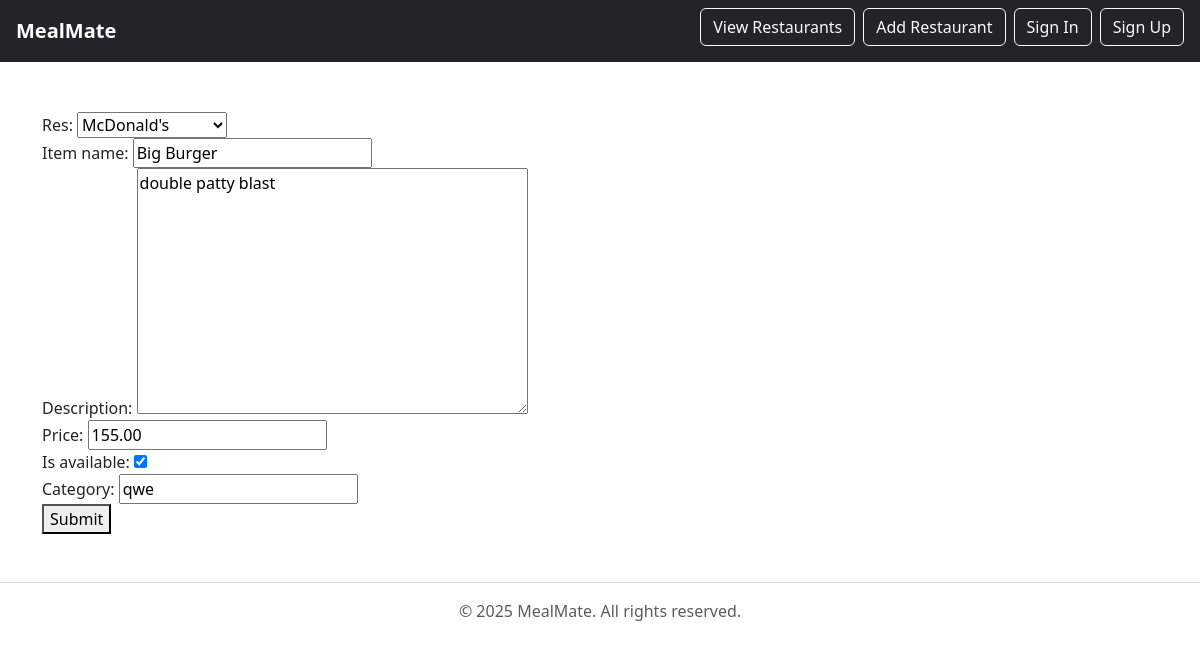
Page /update_menu/13/13 on the committed database.
### delivery/models.py (models this page shows, shortened)
class Menu(models.Model):
    res = models.ForeignKey(
        Restaurants,
        on_delete=models.CASCADE
    )
    item_name = models.CharField(max_length=100) # Name of the dish
    description = models.TextField(blank=True, null=True) # Short Description
    price = models.DecimalField(max_digits=6, decimal_places=2) # Price of item
    is_available = models.BooleanField(default=True) # Availability Status
    category = models.CharField(max_length=50) # Type of food

### delivery/views.py (the view)
# urls.py: path('update_menu/<int:item_id>/<int:res_id>', views.update_menu, name= 'update_menu'),
def update_menu(request, item_id, res_id):
    item = get_object_or_404(Menu, id=item_id)
    form = MenuForm(request.POST or None, instance=item)
    if form.is_valid():
        form.save()
        return redirect('delivery:cusmenu', id=res_id)
    return render(request, 'delivery/menu_form.html', {'form':form})

### delivery/forms.py
class MenuForm(forms.ModelForm):
    class Meta:
        model = Menu
        fields = ['res','item_name','description','price','is_available','category']

### delivery/models.py (called while the page is built)
    def __str__(self):
        return self.Res_name

### delivery/templates/delivery/menu_form.html (shortened to what this page needs)
{% extends 'delivery/base.html' %} {% block content %}
<form method="POST">
    {% csrf_token %} {{ form }}
    <button>Submit</button>
</form>
{% endblock %}

### rows in the picture
Menu: res "McDonald's", item_name "Big Burger", description "double patty blast", price "155.00", is_available "☑", category "qwe"
